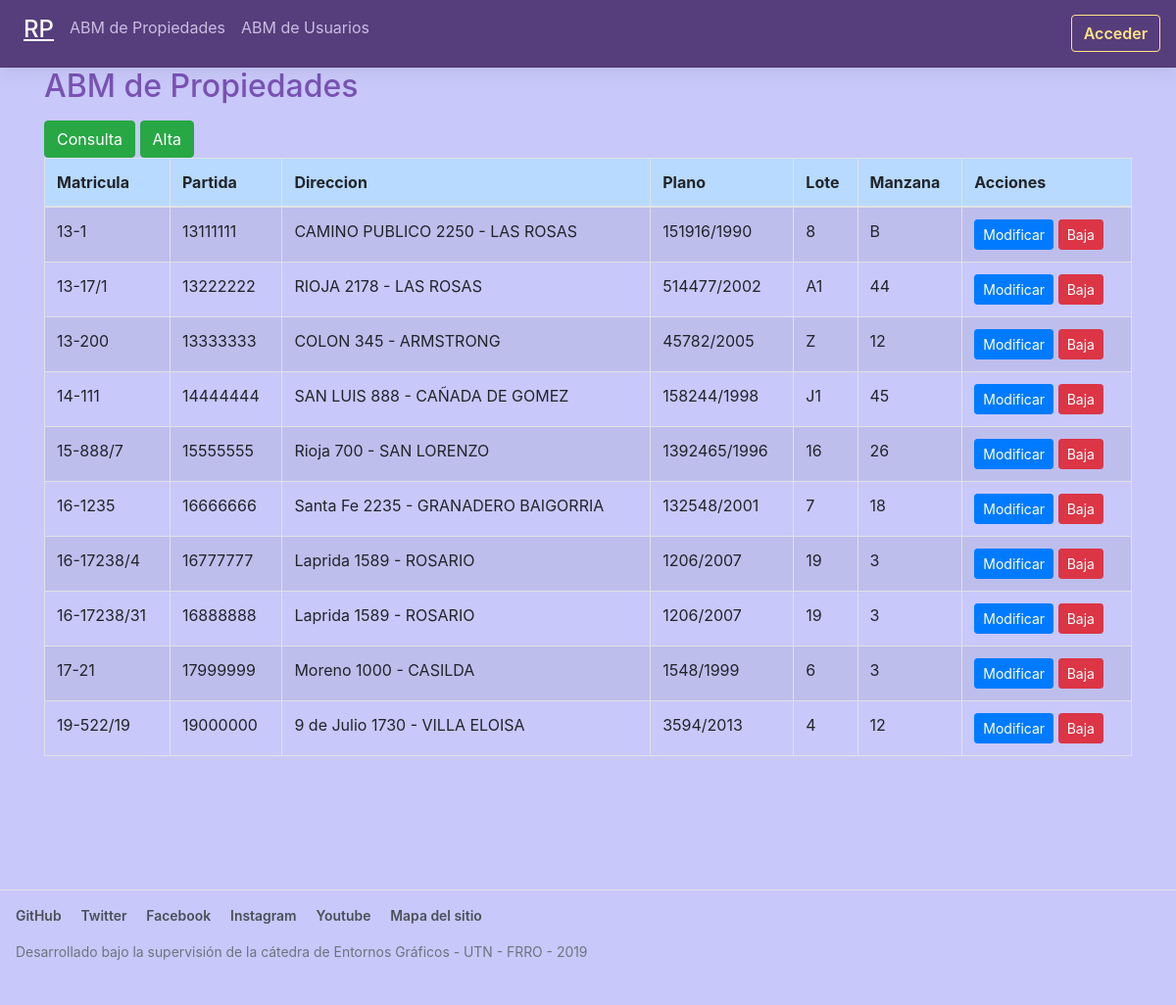
Page /abmpropiedades.php on the committed database.
### tables this page shows
CREATE TABLE `propiedades` (
  `id` int(11) NOT NULL,
  `iddepartamento` int(11) DEFAULT NULL,
  `matricula` int(11) DEFAULT NULL,
  `submatricula` int(11) DEFAULT NULL,
  `idlocalidad` int(11) DEFAULT NULL,
  `idzona` varchar(1) DEFAULT NULL,
  `ncatastral` varchar(20) DEFAULT NULL,
  `pinmobiliaria` varchar(16) DEFAULT NULL,
  `calle` varchar(30) DEFAULT NULL,
  `nrocalle` int(11) DEFAULT NULL,
  `lote` varchar(10) DEFAULT NULL,
  `manzana` varchar(10) DEFAULT NULL,
  `superficie` decimal(12,2) DEFAULT NULL,
  `nroplano` varchar(7) DEFAULT NULL,
  `anioplano` int(11) DEFAULT NULL,
  `ecalles` varchar(100) DEFAULT NULL,
  `arranque` varchar(100) DEFAULT NULL,
  `rumbos` varchar(1000) DEFAULT NULL,
  `unidad` varchar(6) DEFAULT NULL,
  `parcela` varchar(10) DEFAULT NULL,
  `supexclu` decimal(8,2) DEFAULT NULL,
  `supcomun` decimal(8,2) DEFAULT NULL,
  `valorpro` decimal(5,2) DEFAULT NULL,
  `planta` varchar(20) DEFAULT NULL,
  `destino` varchar(20) DEFAULT NULL,
  `idusuario` int(11) DEFAULT NULL
);

CREATE TABLE `localidades` (
  `id` int(11) NOT NULL,
  `nomlocalidad` varchar(30) DEFAULT NULL,
  `idprovincia` varchar(1) DEFAULT NULL
);

### public_html/abmpropiedades.php (the view, shortened to what this page needs)
<?php
include ('inc/abreconexion.php');
?>
<!DOCTYPE html>
<html lang="en">
<head>
<?php include ('inc/cabecera.php'); ?>
</head>
<body>
<?php include 'inc/menuadministrador.php'; ?>
<div class="container">
<h2 class="mb-3 bd-text-purple-bright">ABM de Propiedades</h2>
<div class="text-white">
<a class="btn btn-success" href="abmpropiedades.php" role="button">Consulta</a>
<a class="btn btn-success" href="altapropiedad.php" role="button">Alta</a>
</div>
<table class="table table-bordered table-striped table-hover">
<thead class="table-primary">
<tr>
	<th>Matricula</th>
	<th>Partida</th>
	<th>Direccion</th>
	<th>Plano</th>
	<th>Lote</th>
	<th>Manzana</th>
	<th>Acciones</th>
</tr>
</thead>
<tbody>
<?php
$sql = "SELECT p.*,l.nomlocalidad FROM propiedades AS p LEFT JOIN localidades AS l ON l.id = p.idlocalidad ORDER BY iddepartamento,matricula,submatricula";
$result=mysqli_query($conn,$sql) or die(mysqli_error($conn));
if (mysqli_num_rows($result)==0) {
?>
<tr>
	<td colspan=7>No hay registros</td>
</tr>
<?php
} else {
	while ($datos=mysqli_fetch_assoc($result)) {
		$id=$datos['id'];
		$iddepartamento=$datos['iddepartamento'];
		$matricula=$datos['matricula'];
		$submatricula=$datos['submatricula'];
		if (isset($submatricula)) {
			$descmatricula=$iddepartamento."-".$matricula."/".$submatricula;
		} else {
			$descmatricula=$iddepartamento."-".$matricula;
		}
		$pinmobiliaria=$datos['pinmobiliaria'];
		$calle=$datos['calle'];
		$nrocalle=$datos['nrocalle'];
		$nomlocalidad=$datos['nomlocalidad'];
		$direccion=$calle." ".$nrocalle." - ".$nomlocalidad;
		$nroplano=$datos['nroplano'];
		$anioplano=$datos['anioplano'];
		$descplano=$nroplano."/".$anioplano;
		$lote=$datos['lote'];
		$manzana=$datos['manzana'];
?>
<tr>
	<td><?=$descmatricula?></td>
	<td><?=$pinmobiliaria?></td>
	<td><?=$direccion?></td>
	<td><?=$descplano?></td>
	<td><?=$lote?></td>
	<td><?=$manzana?></td>
	<td>
		<a href="modificarpropiedad.php?id=<?=$id?>" class="btn btn-primary btn-sm">Modificar</a>
		<a href="bajapropiedad.php?id=<?=$id?>" class="btn btn-danger btn-sm">Baja</a>
	</td>
</tr>
<?php
	}
}
?>
</tbody>
</table>
</div>
<br/>
<br/>
<br/>
<br/>
<br/>
<?php include ('inc/footer.php'); ?>
</body>
</html>

### public_html/css/estilo.css (style rules this page uses)
body { padding-top: 0px; padding-bottom: 40px; background-color: rgb(200, 200, 250); }

### rows in the picture
propiedades: descmatricula "13-1", pinmobiliaria "13111111", direccion "CAMINO PUBLICO 2250 - LAS ROSAS", descplano "151916/1990", lote "8", manzana "B"
propiedades: descmatricula "13-17/1", pinmobiliaria "13222222", direccion "RIOJA 2178 - LAS ROSAS", descplano "514477/2002", lote "A1", manzana "44"
propiedades: descmatricula "13-200", pinmobiliaria "13333333", direccion "COLON 345 - ARMSTRONG", descplano "45782/2005", lote "Z", manzana "12"
propiedades: descmatricula "14-111", pinmobiliaria "14444444", direccion "SAN LUIS 888 - CAÑADA DE GOMEZ", descplano "158244/1998", lote "J1", manzana "45"
propiedades: descmatricula "15-888/7", pinmobiliaria "15555555", direccion "Rioja 700 - SAN LORENZO", descplano "1392465/1996", lote "16", manzana "26"
propiedades: descmatricula "16-1235", pinmobiliaria "16666666", direccion "Santa Fe 2235 - GRANADERO BAIGORRIA", descplano "132548/2001", lote "7", manzana "18"
propiedades: descmatricula "16-17238/4", pinmobiliaria "16777777", direccion "Laprida 1589 - ROSARIO", descplano "1206/2007", lote "19", manzana "3"
propiedades: descmatricula "16-17238/31", pinmobiliaria "16888888", direccion "Laprida 1589 - ROSARIO", descplano "1206/2007", lote "19", manzana "3"
propiedades: descmatricula "17-21", pinmobiliaria "17999999", direccion "Moreno 1000 - CASILDA", descplano "1548/1999", lote "6", manzana "3"
propiedades: descmatricula "19-522/19", pinmobiliaria "19000000", direccion "9 de Julio 1730 - VILLA ELOISA", descplano "3594/2013", lote "4", manzana "12"

### other values in the picture
$etiquetaBoton "Acceder"
